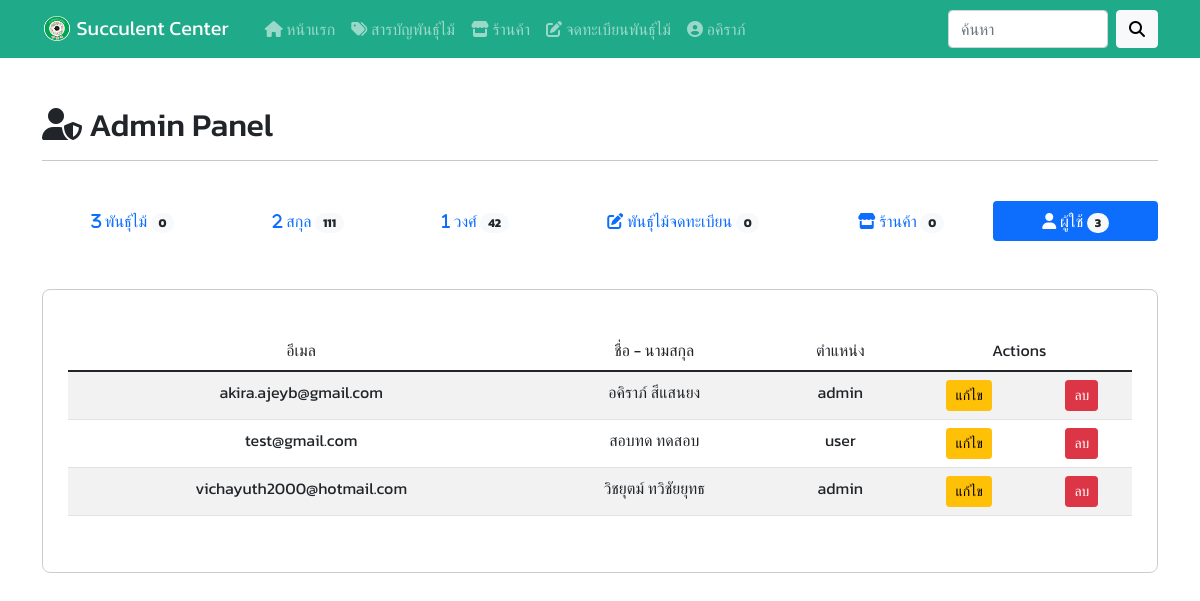
The app's page /admin.php?q=manageusers (signed in) with its own data.
### tables this page shows
CREATE TABLE `users` (
  `user_id` int NOT NULL COMMENT 'หมายเลขกำกับผู้ใช้',
  `user_fname` varchar(255) NOT NULL COMMENT 'ชื่อผู้ใช้',
  `user_lname` varchar(255) NOT NULL COMMENT 'นามสกุล',
  `user_idcard` varchar(255) NOT NULL COMMENT 'บัตรประชาชน',
  `user_email` varchar(255) NOT NULL COMMENT 'อีเมล',
  `user_pass` varchar(255) NOT NULL COMMENT 'รหัสผ่าน',
  `user_role` enum('admin','user') NOT NULL DEFAULT 'user' COMMENT 'สิทธิ์',
  `user_timestamp` timestamp NOT NULL DEFAULT CURRENT_TIMESTAMP COMMENT 'ประทับเวลาผู้ใช้'
);

### components/admins/manageusers.php (the view, shortened to what this page needs)
<br><br>
<div class="content">
    <table class="table table-striped table-hover table-responsive text-center">
        <thead>
            <tr>
                <td>อีเมล</td>
                <td>ชื่อ - นามสกุล</td>
                <td>ตำแหน่ง</td>
                <td colspan="2">Actions</td>
            </tr>
        </thead>
        <tbody>
            <?php
            $stmt = $conn->query("SELECT * FROM users");
            $stmt->execute();
            $users = $stmt->fetchAll();
            if (!$users) {
                echo "<td colspan='4'>ไม่มีผู้ใช้</td>";
            } else {
                foreach ($users as $user) {
            ?>
                    <tr>
                        <td><?= $user['user_email']; ?></td>
                        <td><?= $user['user_fname'] . ' ' . $user['user_lname']; ?></td>
                        <td><?= $user['user_role'] ?></td>
                        <td><a href="./admin.php?q=manageusers&id=<?= $user['user_id']; ?>" class="btn btn-sm btn-warning">แก้ไข</a></td>
                        <td><a data-id="<?= $user['user_id']; ?>" href="./user_db.php?delete=<?= $user['user_id']; ?>" class="btn btn-sm btn-danger delete-btn">ลบ</a></td>
                    </tr>
            <?php
                }
            }
            ?>
        </tbody>
    </table>
</div>

### components/nav-bar.php (shortened to what this page needs)
<nav class="navbar navbar-expand-lg navbar-dark" style="background-color: #1FAB89;">
    <div class="container">
        <a class="navbar-brand" href="./index.php">
            <img src="./assets/images/logo.png" alt="" width="30" height="25" class="mb-1">
            Succulent Center
        </a>
        <div class="collapse navbar-collapse" id="navbarSupportedContent">
            <div class="container">
                <ul class="navbar-nav me-auto mb-2 mb-lg-0">
                    <li class="nav-item">
                        <a class="nav-link <?php if (basename($_SERVER["SCRIPT_FILENAME"], '.php') == 'index') {
                                                echo 'active';
                                            } ?>" aria-current="page" href="./index.php"><i class="fa-solid fa-house"></i> หน้าแรก</a>
                    </li>
                    <li class="nav-item">
                        <a class="nav-link <?php if (basename($_SERVER["SCRIPT_FILENAME"], '.php') == 'category') {
                                                echo 'active';
                                            } ?>" href="./category.php?q=plantsfamily"><i class="fa-solid fa-tags"></i> สารบัญพันธุ์ไม้</a>
                    </li>
                    <li class="nav-item">
                        <a class="nav-link <?php if (basename($_SERVER["SCRIPT_FILENAME"], '.php') == 'shop') {
                                                echo 'active';
                                            } ?>" href="./shop.php"><i class="fa-solid fa-store"></i> ร้านค้า</a>
                    </li>
                    <li class="nav-item">
                        <a class="nav-link <?php if (basename($_SERVER["SCRIPT_FILENAME"], '.php') == 'form') {
                                                echo 'active';
                                            } ?>" href="./form.php"><i class="fa-solid fa-pen-to-square"></i> จดทะเบียนพันธุ์ไม้</a>
                    </li>
                    <?php if (isset($_SESSION['user'])) { ?>
                        <?php
                        $id = $_SESSION['user'];
                        $stmt = $conn->query("SELECT * FROM users WHERE user_id = $id");
                        $stmt->execute();
                        $user = $stmt->fetch();
                        ?>
                        <li class="nav-item dropdown">
                            <a class="nav-link <?php if (basename($_SERVER["SCRIPT_FILENAME"], '.php') == 'settings') {
                                                    echo 'active';
                                                } ?>" href="#" id="navbarDropdown" role="button" data-bs-toggle="dropdown" aria-expanded="false">
                                <i class="fa-solid fa-circle-user"></i> <?= $user['user_fname']; ?>
                            </a>
                        </li>
                    <?php } ?>
                </ul>
            </div>
            <form class="d-flex" method="get" action="search.php">
                <input class="form-control me-2" name="keyword" type="search" placeholder="ค้นหา" aria-label="Search" required>
                <button class="btn btn-light" name="search" type="submit"><i class="fa-solid fa-magnifying-glass"></i></button>
            </form>
        </div>
    </div>
</nav>

### components/head.php (style rules this page uses)
body { font-family: 'Kanit', sans-serif; }
.content { border: solid 1px #ccc; padding: 40px 25px 40px 25px; border-radius: 8px; }

### records on screen
users: user_fname "อคิราภ์", user_email "akira.ajeyb@gmail.com", user_lname "สีแสนยง", user_role "admin"
users: user_email "test@gmail.com", user_fname "สอบทด", user_lname "ทดสอบ", user_role "user"
users: user_email "vichayuth2000@hotmail.com", user_fname "วิชยุตม์", user_lname "ทวิชัยยุทธ", user_role "admin"

### other values on screen
$nPlants "0"
$nPlantsgroup "111"
$nPlantsfamily "42"
$nPlantsform "0"
$nShop "0"
$nUsers "3"
